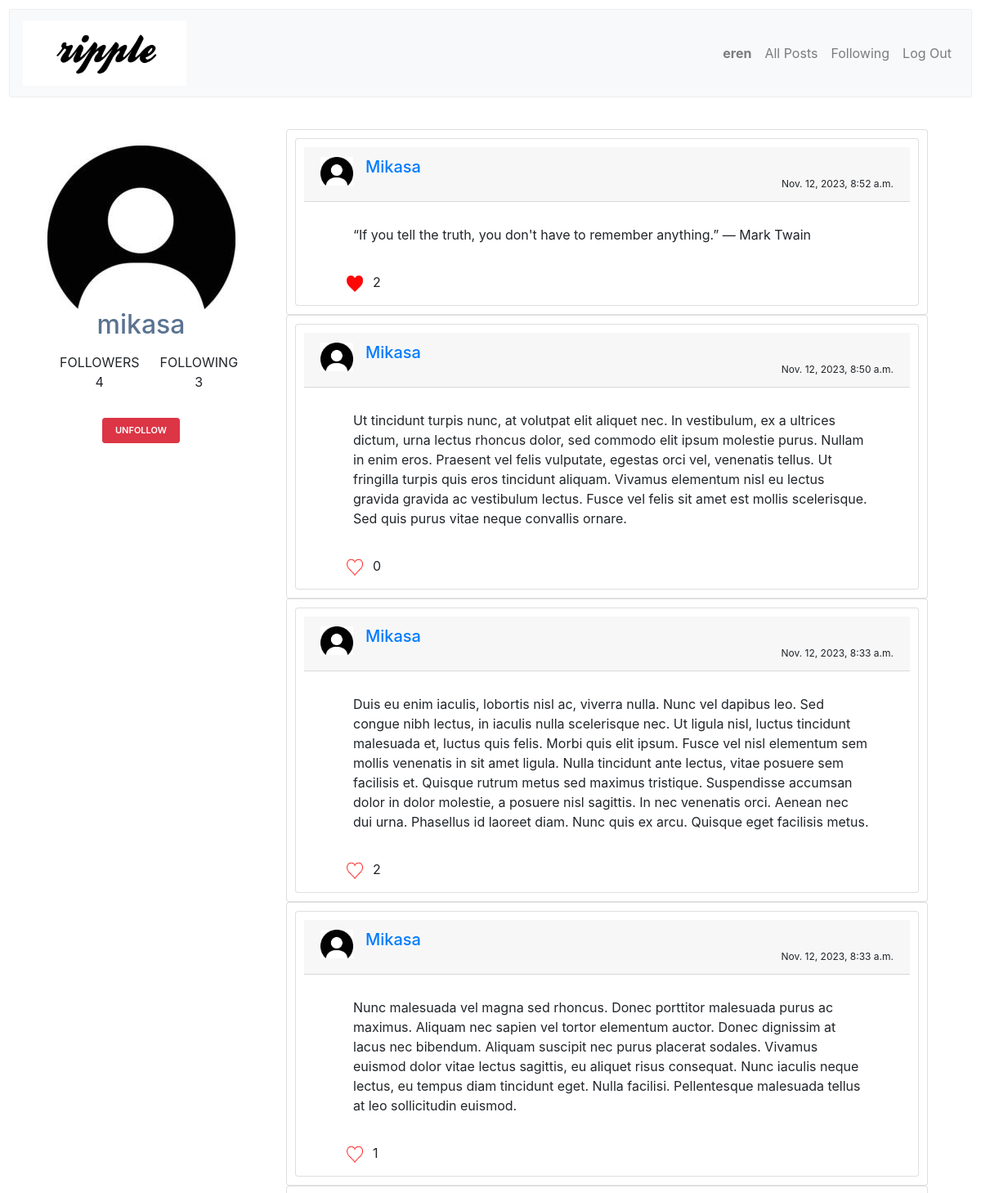
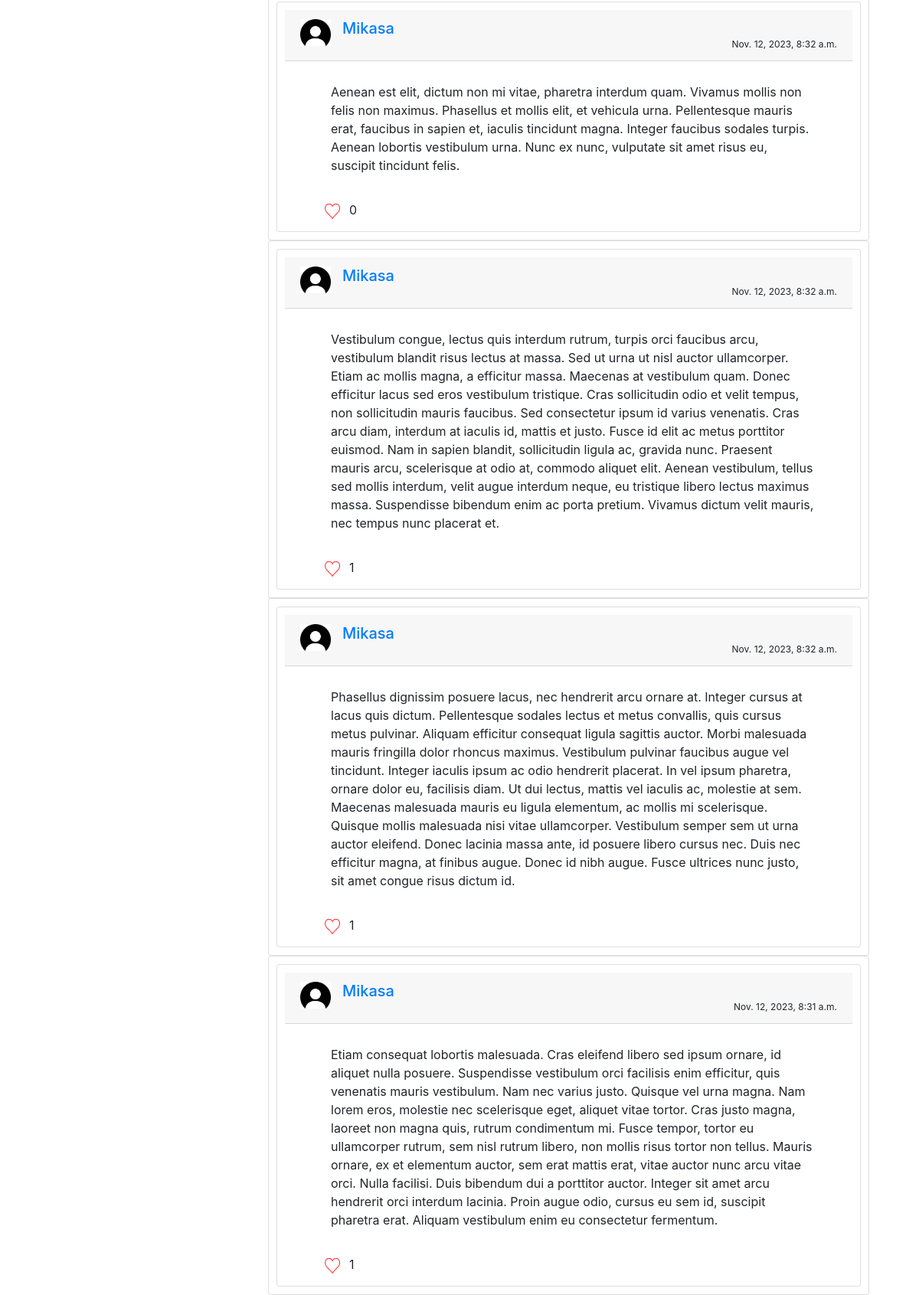
Page /mikasa (signed in, upper part) on the committed database (2 pictures, top to bottom).
### network/models.py (models this page shows)
class User(AbstractUser):
    followers = models.ManyToManyField("self", symmetrical=False, related_name="following")

class Post(models.Model):
    creator = models.ForeignKey(User, on_delete=models.CASCADE, related_name="creator")
    text = models.CharField(max_length=300)
    timestamp = models.DateTimeField(auto_now_add=True)

### network/views.py (the view)
# urls.py: path("<str:username>", views.profile, name="profile"),
def profile(request, username):
    user = request.user
    this_user = User.objects.get(username=username)
    follow_status = user.following.filter(id=this_user.id).exists()
    if request.method == "POST":
        if follow_status:
            user.following.remove(this_user)
        else:
            user.following.add(this_user)
        follow_status = user.following.filter(id=this_user.id).exists()
    follower_count = this_user.followers.count()
    following_count = this_user.following.count()
    posts = Post.objects.filter(creator=this_user).order_by("-timestamp")
    if user.is_authenticated:
        liked_posts = [post for post in posts if Like.objects.filter(post=post, user=user).exists()]
    else:
        liked_posts = []
    return render(request, "network/profile.html", {
        "this_user":this_user,
        "followers": follower_count,
        "following": following_count,
        "follow_status": follow_status,
        "posts": posts,
        "liked_posts": liked_posts,
        "user": user
    })

### network/templates/network/profile.html (shortened to what this page needs)
{% extends "network/layout.html" %}
{% load static %}
{% block body %}
    {% if user.is_authenticated %}
    <div class="container">
        <div class="row profile">
            <div class="col-md-3">
                <div class="profile-sidebar">
                    <div class="profile-usertitle">
                        <div class="profile-userpic">
                            <img src="{% static '/network/dp.jpg' %}" class="img-responsive" alt="">
                        </div>
                        <div class="profile-usertitle-name">
                            <h2>{{ this_user.username }}</h2>
                        </div>
                        <div class="profile-usertitle-follower btn-group container" style="border-color: #007aff;" role="group">
                            <div class="btn">Followers {{ followers }}</div>
                            <div class="btn">Following {{ following }}</div>
                        </div>
                    </div>
                    <div class="profile-userbuttons">
                        {% if user != this_user %}
                            <div class="follow-unfollow">
                                <form action="{% url 'profile' this_user.username %}" method="post">
                                    {% if not follow_status %}
                                        <input type="submit" value="Follow" id="follow" class="btn btn-success btn-sm">
                                        <input type="submit" value="Unfollow" id="unfollow" hidden>
                                    {% else %}
                                        <input type="submit" value="Unfollow" id="unfollow" class="btn btn-danger btn-sm">
                                    {% endif %}
                                </form>
                            </div>
                        {% endif %}
                    </div>
                </div>
            </div>
            <div class="col-md-9">
                <div class="profile-content">
                    {% for post in posts %}
                    <div>
                        <section class="card">
                            <div class="post card">
                                <div class="card-header container">
                                    <div class="text-capitalize h5 mb-0">
                                        <img class="thumbnail pull-left media-object" src="../static/network/dp.jpg" width="40px">
                                        <a href="/{{ post.creator }}" style="margin: 15px;">{{ post.creator }}</a>
                                    </div>
                                    <div class="timestamp">{{ post.timestamp }}</div>
                                </div>
                                <div class="post-content card-body my-2">{{ post.text }}</div>
                                <div class="like">
                                    <button class="like-button btn" style="border: none;">
                                        {% if post in liked_posts %}
                                        <img src="{% static 'network/liked.png' %}" alt="liked" width="20px" height="20px" class="unlike-icon">
                                        {% else %}
                                        <img src="{% static 'network/like.png' %}" alt="like" width="20px" height="20px" class="like-icon">
                                        {% endif %}
                                    </button>
                                    <div class="like-count" style="display: grid; place-items: center;">{{ post.liked_on.count }}</div>
                                </div>
                            </div>
                        </section>
                    </div>
                    {% empty %}
                        <div>No posts so far!</div>
                    {% endfor %}
                </div>
            </div>
        </div>
    </div>
    {% else %}
        <h2>You are not logged in!</h2>
    {% endif %}
{% endblock %}

### network/templates/network/layout.html (shortened to what this page needs)
{% load static %}
<!DOCTYPE html>
<html lang="en">
    <head>
        <link rel="stylesheet" href="https://cdnjs.cloudflare.com/ajax/libs/font-awesome/4.7.0/css/font-awesome.min.css">
        <link href="{% static 'network/styles.css' %}" rel="stylesheet">
        <link rel="stylesheet" href="https://stackpath.bootstrapcdn.com/bootstrap/4.4.1/css/bootstrap.min.css">
    </head>
    <body>
        <nav class="navbar navbar-expand-lg navbar-light bg-light navbar-custom">
            <a class="navbar-brand navbar-header nav" href="{% url 'index' %}">
                <div class="network-img">
                    <img src="{% static 'network/ripple.png' %}" alt="Connect" style="width: 200px;">
                </div>
            </a>
            <div class="navbar-nav ml-auto">
              <ul class="navbar-nav ml-auto navbar-right">
                {% if user.is_authenticated %}
                    <li class="nav-item">
                        <a class="nav-link" href="{% url 'profile' user.username %}"><strong>{{ user.username }}</strong></a>
                    </li>
                {% endif %}
                <li class="nav-item">
                  <a class="nav-link" href="{% url 'index' %}">All Posts</a>
                </li>
                {% if user.is_authenticated %}
                    <li class="nav-item">
                        <a class="nav-link" href="{% url 'following' %}">Following</a>
                    </li>
                    <li class="nav-item">
                        <a class="nav-link" href="{% url 'logout' %}">Log Out</a>
                    </li>
                {% endif %}
              </ul>
            </div>
          </nav>
        <div class="body">
            {% block body %}
            {% endblock %}
        </div>
    </body>
</html>

### network/static/network/styles.css (style rules this page uses)
form { display: block; }
body { margin: 20px; padding: 12px; }
.card { padding: 10px; }
.timestamp { font-size: 12px; text-align: right; }
.like { display: flex; }
.navbar-custom { background: #fff; border-color: #ccc; box-shadow: 0 0 2px 0 #ccc; }
.post-content, .like { margin-left: 40px; margin-right: 30px; }
.profile { margin: 20px 0; }
.profile-sidebar { padding: 20px 0 10px 0; background: #fff; }
.profile-usertitle { text-align: center; margin-top: 20px; }
.profile-usertitle-name { color: #5a7391; font-size: 16px; font-weight: 600; margin-bottom: 7px; }
.profile-usertitle-follower { display: flex; text-transform: uppercase; color: #5b9bd1; font-size: 12px; font-weight: 600; margin-bottom: 15px; }
.profile-userbuttons { text-align: center; margin-top: 10px; }
.profile-userbuttons .btn { text-transform: uppercase; font-size: 11px; font-weight: 600; padding: 6px 15px; margin-right: 5px; }
.profile-userbuttons .btn:last-child { margin-right: 0px; }
.profile-content { padding: 20px; background: #fff; min-height: 460px; }

### rows in the picture
User: username "eren"
User: username "mikasa"
Post: creator "Mikasa", timestamp "Nov. 12, 2023, 8:52 a.m.", text "“If you tell the truth, you don't have to remember anything.” ― Mark Twain", liked_on.count "2"
Post: creator "Mikasa", timestamp "Nov. 12, 2023, 8:50 a.m.", text "Ut tincidunt turpis nunc, at volutpat elit aliquet nec. In vestibulum, ex a ultrices dictum, urna lectus rhoncus dolor, sed commodo elit ipsum molestie purus. Nullam in enim eros. Praesent vel felis vulputate, egestas orci vel, venenatis tellus. Ut fringilla turpis quis eros tincidunt aliquam. Vivamus elementum nisl eu lectus gravida gravida ac vestibulum lectus. Fusce vel felis sit amet est mollis scelerisque. Sed quis purus vitae neque convallis ornare.", liked_on.count "0"
Post: creator "Mikasa", timestamp "Nov. 12, 2023, 8:33 a.m.", text "Duis eu enim iaculis, lobortis nisl ac, viverra nulla. Nunc vel dapibus leo. Sed congue nibh lectus, in iaculis nulla scelerisque nec. Ut ligula nisl, luctus tincidunt malesuada et, luctus quis felis. Morbi quis elit ipsum. Fusce vel nisl elementum sem mollis venenatis in sit amet ligula. Nulla tincidunt ante lectus, vitae posuere sem facilisis et. Quisque rutrum metus sed maximus tristique. Suspendisse accumsan dolor in dolor molestie, a posuere nisl sagittis. In nec venenatis orci. Aenean nec dui urna. Phasellus id laoreet diam. Nunc quis ex arcu. Quisque eget facilisis metus.", liked_on.count "2"
Post: creator "Mikasa", timestamp "Nov. 12, 2023, 8:33 a.m.", text "Nunc malesuada vel magna sed rhoncus. Donec porttitor malesuada purus ac maximus. Aliquam nec sapien vel tortor elementum auctor. Donec dignissim at lacus nec bibendum. Aliquam suscipit nec purus placerat sodales. Vivamus euismod dolor vitae lectus sagittis, eu aliquet risus consequat. Nunc iaculis neque lectus, eu tempus diam tincidunt eget. Nulla facilisi. Pellentesque malesuada tellus at leo sollicitudin euismod.", liked_on.count "1"
Post: creator "Mikasa", timestamp "Nov. 12, 2023, 8:32 a.m.", text "Aenean est elit, dictum non mi vitae, pharetra interdum quam. Vivamus mollis non felis non maximus. Phasellus et mollis elit, et vehicula urna. Pellentesque mauris erat, faucibus in sapien et, iaculis tincidunt magna. Integer faucibus sodales turpis. Aenean lobortis vestibulum urna. Nunc ex nunc, vulputate sit amet risus eu, suscipit tincidunt felis.", liked_on.count "0"
Post: creator "Mikasa", timestamp "Nov. 12, 2023, 8:32 a.m.", text "Vestibulum congue, lectus quis interdum rutrum, turpis orci faucibus arcu, vestibulum blandit risus lectus at massa. Sed ut urna ut nisl auctor ullamcorper. Etiam ac mollis magna, a efficitur massa. Maecenas at vestibulum quam. Donec efficitur lacus sed eros vestibulum tristique. Cras sollicitudin odio et velit tempus, non sollicitudin mauris faucibus. Sed consectetur ipsum id varius venenatis. Cras arcu diam, interdum at iaculis id, mattis et justo. Fusce id elit ac metus porttitor euismod. Nam in sapien blandit, sollicitudin ligula ac, gravida nunc. Praesent mauris arcu, scelerisque at odio at, commodo aliquet elit. Aenean vestibulum, tellus sed mollis interdum, velit augue interdum…", liked_on.count "1"
Post: creator "Mikasa", timestamp "Nov. 12, 2023, 8:32 a.m.", text "Phasellus dignissim posuere lacus, nec hendrerit arcu ornare at. Integer cursus at lacus quis dictum. Pellentesque sodales lectus et metus convallis, quis cursus metus pulvinar. Aliquam efficitur consequat ligula sagittis auctor. Morbi malesuada mauris fringilla dolor rhoncus maximus. Vestibulum pulvinar faucibus augue vel tincidunt. Integer iaculis ipsum ac odio hendrerit placerat. In vel ipsum pharetra, ornare dolor eu, facilisis diam. Ut dui lectus, mattis vel iaculis ac, molestie at sem. Maecenas malesuada mauris eu ligula elementum, ac mollis mi scelerisque. Quisque mollis malesuada nisi vitae ullamcorper. Vestibulum semper sem ut urna auctor eleifend. Donec lacinia massa ante, id…", liked_on.count "1"
Post: creator "Mikasa", timestamp "Nov. 12, 2023, 8:31 a.m.", text "Etiam consequat lobortis malesuada. Cras eleifend libero sed ipsum ornare, id aliquet nulla posuere. Suspendisse vestibulum orci facilisis enim efficitur, quis venenatis mauris vestibulum. Nam nec varius justo. Quisque vel urna magna. Nam lorem eros, molestie nec scelerisque eget, aliquet vitae tortor. Cras justo magna, laoreet non magna quis, rutrum condimentum mi. Fusce tempor, tortor eu ullamcorper rutrum, sem nisl rutrum libero, non mollis risus tortor non tellus. Mauris ornare, ex et elementum auctor, sem erat mattis erat, vitae auctor nunc arcu vitae orci. Nulla facilisi. Duis bibendum dui a porttitor auctor. Integer sit amet arcu hendrerit orci interdum lacinia. Proin augue odio,…", liked_on.count "1"

### other values in the picture
{{ followers }} "4"
{{ following }} "3"
